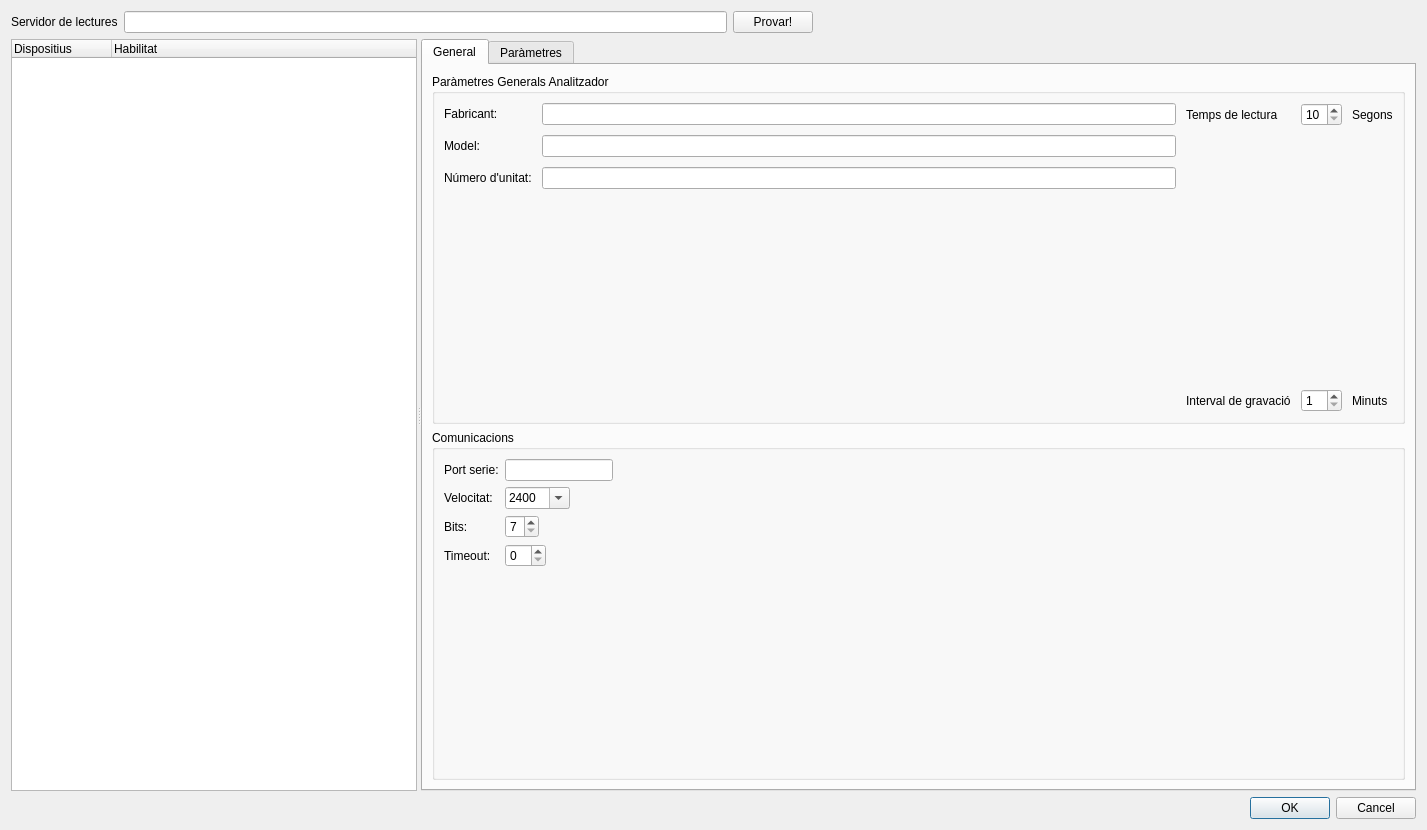
<?xml version="1.0" encoding="UTF-8"?>
<ui version="4.0">
 <class>configuracio</class>
 <widget class="QDialog" name="configuracio">
  <property name="geometry">
   <rect>
    <x>0</x>
    <y>0</y>
    <width>1427</width>
    <height>830</height>
   </rect>
  </property>
  <property name="windowTitle">
   <string>Configuració del servidor</string>
  </property>
  <layout class="QVBoxLayout" name="verticalLayout">
   <item>
    <layout class="QHBoxLayout" name="horizontalLayout_16">
     <item>
      <widget class="QLabel" name="label_38">
       <property name="text">
        <string>Servidor de lectures</string>
       </property>
      </widget>
     </item>
     <item>
      <widget class="QLineEdit" name="cAddrServidor"/>
     </item>
     <item>
      <widget class="QPushButton" name="bProvar">
       <property name="text">
        <string>Provar!</string>
       </property>
      </widget>
     </item>
     <item>
      <spacer name="horizontalSpacer">
       <property name="orientation">
        <enum>Qt::Horizontal</enum>
       </property>
       <property name="sizeHint" stdset="0">
        <size>
         <width>40</width>
         <height>20</height>
        </size>
       </property>
      </spacer>
     </item>
    </layout>
   </item>
   <item>
    <widget class="QSplitter" name="splitter">
     <property name="orientation">
      <enum>Qt::Horizontal</enum>
     </property>
     <widget class="QTreeWidget" name="treeDevices">
      <column>
       <property name="text">
        <string>Dispositius</string>
       </property>
      </column>
      <column>
       <property name="text">
        <string>Habilitat</string>
       </property>
      </column>
     </widget>
     <widget class="QTabWidget" name="confDispositu">
      <property name="currentIndex">
       <number>0</number>
      </property>
      <widget class="QWidget" name="tab">
       <attribute name="title">
        <string>General</string>
       </attribute>
       <layout class="QVBoxLayout" name="verticalLayout_4">
        <item>
         <widget class="QGroupBox" name="groupBox_7">
          <property name="title">
           <string>Paràmetres Generals Analitzador</string>
          </property>
          <layout class="QHBoxLayout" name="horizontalLayout">
           <property name="spacing">
            <number>10</number>
           </property>
           <item>
            <layout class="QFormLayout" name="formLayout_8">
             <property name="fieldGrowthPolicy">
              <enum>QFormLayout::AllNonFixedFieldsGrow</enum>
             </property>
             <item row="0" column="0">
              <widget class="QLabel" name="label_17">
               <property name="text">
                <string>Fabricant:</string>
               </property>
              </widget>
             </item>
             <item row="1" column="0">
              <widget class="QLabel" name="label_18">
               <property name="text">
                <string>Model:</string>
               </property>
              </widget>
             </item>
             <item row="1" column="1">
              <widget class="QLineEdit" name="cModel"/>
             </item>
             <item row="2" column="0">
              <widget class="QLabel" name="label_19">
               <property name="text">
                <string>Número d'unitat:</string>
               </property>
              </widget>
             </item>
             <item row="2" column="1">
              <widget class="QLineEdit" name="cNumUnitat"/>
             </item>
             <item row="0" column="1">
              <widget class="QLineEdit" name="cFabricant_4"/>
             </item>
            </layout>
           </item>
           <item>
            <layout class="QFormLayout" name="formLayout_7">
             <property name="fieldGrowthPolicy">
              <enum>QFormLayout::AllNonFixedFieldsGrow</enum>
             </property>
             <item row="0" column="1">
              <layout class="QHBoxLayout" name="horizontalLayout_14">
               <item>
                <widget class="QSpinBox" name="cTempsLectura_4">
                 <property name="minimum">
                  <number>10</number>
                 </property>
                </widget>
               </item>
               <item>
                <widget class="QLabel" name="label_34">
                 <property name="text">
                  <string>Segons</string>
                 </property>
                </widget>
               </item>
              </layout>
             </item>
             <item row="1" column="0">
              <spacer name="verticalSpacer_7">
               <property name="orientation">
                <enum>Qt::Vertical</enum>
               </property>
               <property name="sizeHint" stdset="0">
                <size>
                 <width>20</width>
                 <height>10</height>
                </size>
               </property>
              </spacer>
             </item>
             <item row="1" column="1">
              <spacer name="verticalSpacer_8">
               <property name="orientation">
                <enum>Qt::Vertical</enum>
               </property>
               <property name="sizeHint" stdset="0">
                <size>
                 <width>20</width>
                 <height>10</height>
                </size>
               </property>
              </spacer>
             </item>
             <item row="2" column="0">
              <widget class="QLabel" name="label_35">
               <property name="layoutDirection">
                <enum>Qt::RightToLeft</enum>
               </property>
               <property name="text">
                <string>Interval de gravació</string>
               </property>
              </widget>
             </item>
             <item row="2" column="1">
              <layout class="QHBoxLayout" name="horizontalLayout_15">
               <item>
                <widget class="QSpinBox" name="cTempsGravacio_4">
                 <property name="minimum">
                  <number>1</number>
                 </property>
                </widget>
               </item>
               <item>
                <widget class="QLabel" name="label_36">
                 <property name="text">
                  <string>Minuts</string>
                 </property>
                </widget>
               </item>
              </layout>
             </item>
             <item row="0" column="0">
              <widget class="QLabel" name="label_37">
               <property name="layoutDirection">
                <enum>Qt::RightToLeft</enum>
               </property>
               <property name="text">
                <string>Temps de lectura</string>
               </property>
              </widget>
             </item>
            </layout>
           </item>
          </layout>
         </widget>
        </item>
        <item>
         <widget class="QGroupBox" name="groupBox_2">
          <property name="sizePolicy">
           <sizepolicy hsizetype="Expanding" vsizetype="Expanding">
            <horstretch>0</horstretch>
            <verstretch>0</verstretch>
           </sizepolicy>
          </property>
          <property name="title">
           <string>Comunicacions</string>
          </property>
          <layout class="QHBoxLayout" name="horizontalLayout_3">
           <property name="sizeConstraint">
            <enum>QLayout::SetMinimumSize</enum>
           </property>
           <item>
            <layout class="QFormLayout" name="formLayout">
             <property name="fieldGrowthPolicy">
              <enum>QFormLayout::FieldsStayAtSizeHint</enum>
             </property>
             <item row="0" column="0">
              <widget class="QLabel" name="label_5">
               <property name="text">
                <string>Port serie:</string>
               </property>
              </widget>
             </item>
             <item row="0" column="1">
              <widget class="QLineEdit" name="cDispSerie">
               <property name="maximumSize">
                <size>
                 <width>146</width>
                 <height>16777215</height>
                </size>
               </property>
              </widget>
             </item>
             <item row="1" column="0">
              <widget class="QLabel" name="label_6">
               <property name="text">
                <string>Velocitat:</string>
               </property>
              </widget>
             </item>
             <item row="1" column="1">
              <widget class="QComboBox" name="cVelocitat">
               <property name="editable">
                <bool>true</bool>
               </property>
               <item>
                <property name="text">
                 <string>2400</string>
                </property>
               </item>
               <item>
                <property name="text">
                 <string>4800</string>
                </property>
               </item>
               <item>
                <property name="text">
                 <string>9600</string>
                </property>
               </item>
               <item>
                <property name="text">
                 <string>19200</string>
                </property>
               </item>
              </widget>
             </item>
             <item row="2" column="0">
              <widget class="QLabel" name="label_15">
               <property name="text">
                <string>Bits:</string>
               </property>
              </widget>
             </item>
             <item row="2" column="1">
              <widget class="QSpinBox" name="cBits">
               <property name="minimum">
                <number>7</number>
               </property>
               <property name="maximum">
                <number>8</number>
               </property>
              </widget>
             </item>
             <item row="3" column="0">
              <widget class="QLabel" name="label_16">
               <property name="text">
                <string>Timeout:</string>
               </property>
              </widget>
             </item>
             <item row="3" column="1">
              <widget class="QSpinBox" name="cTimeout"/>
             </item>
            </layout>
           </item>
          </layout>
         </widget>
        </item>
       </layout>
      </widget>
      <widget class="QWidget" name="tab_2">
       <attribute name="title">
        <string>Paràmetres</string>
       </attribute>
       <layout class="QVBoxLayout" name="verticalLayout_2">
        <item>
         <layout class="QHBoxLayout" name="horizontalLayout_2">
          <item>
           <widget class="QTableWidget" name="taulaParametres">
            <property name="minimumSize">
             <size>
              <width>606</width>
              <height>0</height>
             </size>
            </property>
            <property name="editTriggers">
             <set>QAbstractItemView::NoEditTriggers</set>
            </property>
            <property name="selectionMode">
             <enum>QAbstractItemView::SingleSelection</enum>
            </property>
            <property name="selectionBehavior">
             <enum>QAbstractItemView::SelectRows</enum>
            </property>
            <property name="sortingEnabled">
             <bool>true</bool>
            </property>
            <property name="wordWrap">
             <bool>false</bool>
            </property>
            <attribute name="verticalHeaderVisible">
             <bool>false</bool>
            </attribute>
            <column>
             <property name="text">
              <string>Cons?</string>
             </property>
            </column>
            <column>
             <property name="text">
              <string>Abreviació</string>
             </property>
            </column>
            <column>
             <property name="text">
              <string>Registre</string>
             </property>
            </column>
            <column>
             <property name="text">
              <string>Núm. Valors</string>
             </property>
             <property name="textAlignment">
              <set>AlignRight|AlignVCenter</set>
             </property>
            </column>
            <column>
             <property name="text">
              <string>Descripció</string>
             </property>
            </column>
            <column>
             <property name="text">
              <string>Escala</string>
             </property>
             <property name="textAlignment">
              <set>AlignRight|AlignVCenter</set>
             </property>
            </column>
            <column>
             <property name="text">
              <string>Valor màxim</string>
             </property>
             <property name="textAlignment">
              <set>AlignRight|AlignVCenter</set>
             </property>
            </column>
           </widget>
          </item>
         </layout>
        </item>
       </layout>
      </widget>
     </widget>
    </widget>
   </item>
   <item>
    <widget class="QDialogButtonBox" name="buttonBox">
     <property name="orientation">
      <enum>Qt::Horizontal</enum>
     </property>
     <property name="standardButtons">
      <set>QDialogButtonBox::Cancel|QDialogButtonBox::Ok</set>
     </property>
    </widget>
   </item>
  </layout>
 </widget>
 <resources/>
 <connections>
  <connection>
   <sender>buttonBox</sender>
   <signal>accepted()</signal>
   <receiver>configuracio</receiver>
   <slot>accept()</slot>
   <hints>
    <hint type="sourcelabel">
     <x>248</x>
     <y>254</y>
    </hint>
    <hint type="destinationlabel">
     <x>157</x>
     <y>274</y>
    </hint>
   </hints>
  </connection>
  <connection>
   <sender>buttonBox</sender>
   <signal>rejected()</signal>
   <receiver>configuracio</receiver>
   <slot>reject()</slot>
   <hints>
    <hint type="sourcelabel">
     <x>316</x>
     <y>260</y>
    </hint>
    <hint type="destinationlabel">
     <x>286</x>
     <y>274</y>
    </hint>
   </hints>
  </connection>
 </connections>
</ui>
